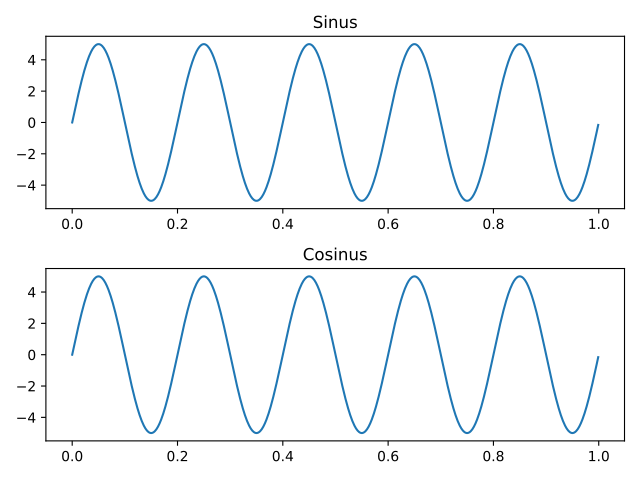

Here is the Python script that generated this plot:
import numpy as np
import matplotlib.pyplot as plt

A = 5
f = 5
T = 1

t = np.arange(0, T, 1 / 1000)

x = A * np.sin(2 * np.pi * f * t)
y = A * np.cos(2 * np.pi * f * t - np.pi / 2)

plt.subplot(2, 1, 1)
plt.plot(t, x)
plt.title('Sinus')

plt.subplot(2, 1, 2)
plt.plot(t, y)
plt.title('Cosinus')

plt.tight_layout()
plt.savefig('ex1.pdf')
plt.show()
